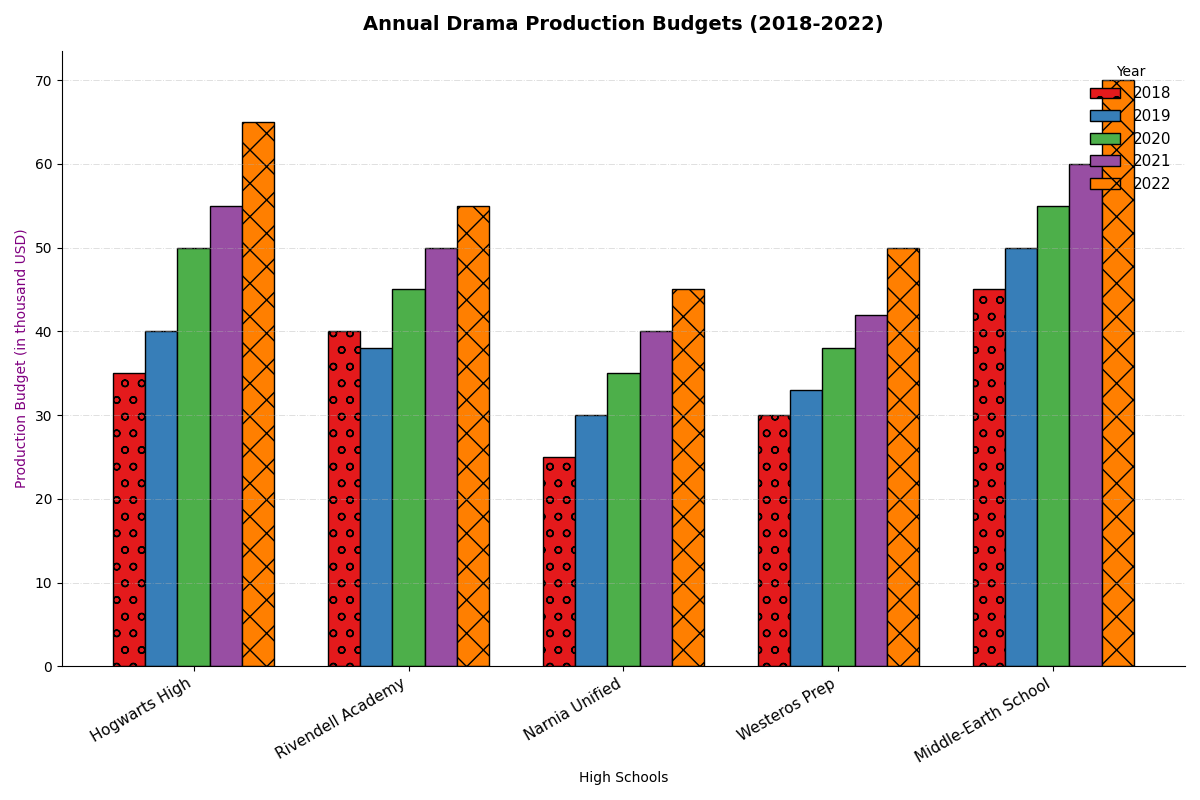

Write the Python code that produced this figure.
import matplotlib.pyplot as plt
import numpy as np

schools = ['Hogwarts High', 'Rivendell Academy', 'Narnia Unified', 'Westeros Prep', 'Middle-Earth School']
budgets_2018 = np.array([35, 40, 25, 30, 45])
budgets_2019 = np.array([40, 38, 30, 33, 50])
budgets_2020 = np.array([50, 45, 35, 38, 55])
budgets_2021 = np.array([55, 50, 40, 42, 60])
budgets_2022 = np.array([65, 55, 45, 50, 70])

years = ['2018', '2019', '2020', '2021', '2022']
data = np.array([budgets_2018, budgets_2019, budgets_2020, budgets_2021, budgets_2022])

fig, ax = plt.subplots(figsize=(12, 8))

bar_width = 0.15
bar_positions = np.arange(len(schools))
colors = ['#e41a1c', '#377eb8', '#4daf4a', '#984ea3', '#ff7f00']  # Changed color set

markers = ['o', 's', '^', 'D', 'x']

for idx, year in enumerate(years):
    ax.bar(bar_positions + idx * bar_width, 
           data[idx], 
           bar_width, 
           label=f'{year}', 
           color=colors[idx],
           edgecolor='black', 
           hatch=markers[idx % len(markers)])

ax.set_xlabel('High Schools', fontsize=10)
ax.set_ylabel('Production Budget (in thousand USD)', fontsize=10, color='purple')
ax.set_title('Annual Drama Production Budgets (2018-2022)', fontsize=14, fontweight='bold', pad=15)
ax.set_xticks(bar_positions + bar_width * 2)
ax.set_xticklabels(schools, rotation=30, ha="right", fontsize=11)

ax.legend(title='Year', fontsize=11, loc='upper right', frameon=False)

ax.grid(True, axis='y', linestyle='-.', linewidth=0.7, alpha=0.4)
ax.spines['top'].set_visible(False) 
ax.spines['right'].set_visible(False)

fig.tight_layout()
plt.show()
